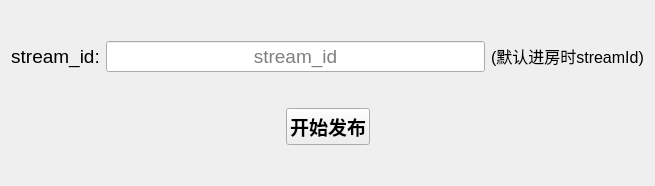
<?xml version="1.0" encoding="UTF-8"?>
<ui version="4.0">
 <class>TestCdnPublishDialog</class>
 <widget class="QDialog" name="TestCdnPublishDialog">
  <property name="geometry">
   <rect>
    <x>0</x>
    <y>0</y>
    <width>655</width>
    <height>186</height>
   </rect>
  </property>
  <property name="sizePolicy">
   <sizepolicy hsizetype="Minimum" vsizetype="Minimum">
    <horstretch>0</horstretch>
    <verstretch>0</verstretch>
   </sizepolicy>
  </property>
  <property name="focusPolicy">
   <enum>Qt::TabFocus</enum>
  </property>
  <property name="windowTitle">
   <string>CDN发布</string>
  </property>
  <property name="autoFillBackground">
   <bool>false</bool>
  </property>
  <property name="styleSheet">
   <string notr="true"/>
  </property>
  <property name="sizeGripEnabled">
   <bool>false</bool>
  </property>
  <layout class="QVBoxLayout" name="verticalLayout">
   <item>
    <layout class="QHBoxLayout" name="horizontalLayout">
     <item>
      <widget class="QLabel" name="label_3">
       <property name="sizePolicy">
        <sizepolicy hsizetype="Preferred" vsizetype="Preferred">
         <horstretch>0</horstretch>
         <verstretch>0</verstretch>
        </sizepolicy>
       </property>
       <property name="font">
        <font>
         <pointsize>14</pointsize>
        </font>
       </property>
       <property name="text">
        <string>stream_id:</string>
       </property>
       <property name="alignment">
        <set>Qt::AlignCenter</set>
       </property>
      </widget>
     </item>
     <item>
      <widget class="QLineEdit" name="streamIdLineEt">
       <property name="sizePolicy">
        <sizepolicy hsizetype="Expanding" vsizetype="Fixed">
         <horstretch>0</horstretch>
         <verstretch>0</verstretch>
        </sizepolicy>
       </property>
       <property name="font">
        <font>
         <pointsize>14</pointsize>
        </font>
       </property>
       <property name="focusPolicy">
        <enum>Qt::ClickFocus</enum>
       </property>
       <property name="text">
        <string notr="true"/>
       </property>
       <property name="alignment">
        <set>Qt::AlignCenter</set>
       </property>
       <property name="placeholderText">
        <string>stream_id</string>
       </property>
      </widget>
     </item>
     <item>
      <widget class="QLabel" name="label">
       <property name="sizePolicy">
        <sizepolicy hsizetype="Preferred" vsizetype="Fixed">
         <horstretch>0</horstretch>
         <verstretch>0</verstretch>
        </sizepolicy>
       </property>
       <property name="font">
        <font>
         <pointsize>12</pointsize>
        </font>
       </property>
       <property name="text">
        <string>(默认进房时streamId)</string>
       </property>
      </widget>
     </item>
    </layout>
   </item>
   <item>
    <layout class="QHBoxLayout" name="horizontalLayout_2">
     <item>
      <spacer name="horizontalSpacer">
       <property name="orientation">
        <enum>Qt::Horizontal</enum>
       </property>
       <property name="sizeHint" stdset="0">
        <size>
         <width>40</width>
         <height>20</height>
        </size>
       </property>
      </spacer>
     </item>
     <item>
      <widget class="QPushButton" name="switchPublishStatus">
       <property name="enabled">
        <bool>true</bool>
       </property>
       <property name="sizePolicy">
        <sizepolicy hsizetype="Fixed" vsizetype="Fixed">
         <horstretch>0</horstretch>
         <verstretch>0</verstretch>
        </sizepolicy>
       </property>
       <property name="font">
        <font>
         <pointsize>14</pointsize>
         <weight>75</weight>
         <bold>true</bold>
        </font>
       </property>
       <property name="focusPolicy">
        <enum>Qt::NoFocus</enum>
       </property>
       <property name="text">
        <string>开始发布</string>
       </property>
      </widget>
     </item>
     <item>
      <spacer name="horizontalSpacer_2">
       <property name="orientation">
        <enum>Qt::Horizontal</enum>
       </property>
       <property name="sizeHint" stdset="0">
        <size>
         <width>40</width>
         <height>20</height>
        </size>
       </property>
      </spacer>
     </item>
    </layout>
   </item>
  </layout>
 </widget>
 <resources/>
 <connections/>
</ui>
